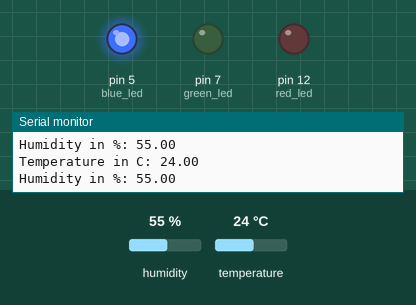
Bench run of a sketch on a simulated Arduino Uno, built with avr-gcc and run on an emulated ATmega328P. Shown: output pins drawn as LEDs (lit = HIGH), the last lines printed to the serial monitor. The inputs (shaded band) are chosen by the test bench; at power-on: temperature 24 °C, humidity 55 %.

Above: at 2.8 s.
2.9 s: temperature set to 39.7 °C
5.6 s: temperature set to 40.8 °C
At 7.4 s:
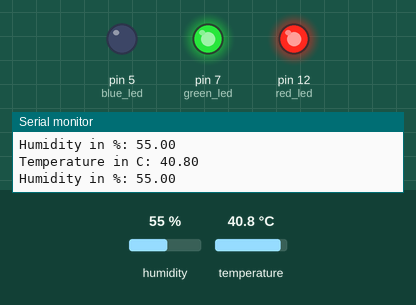
8.3 s: temperature set to 12 °C
At 11.2 s:
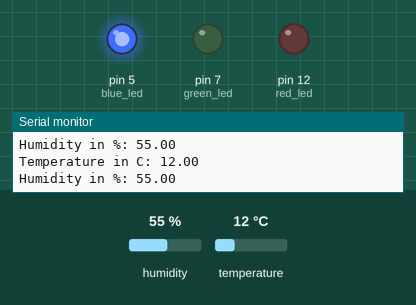
11.5 s: temperature set to 41 °C
At 13.1 s:
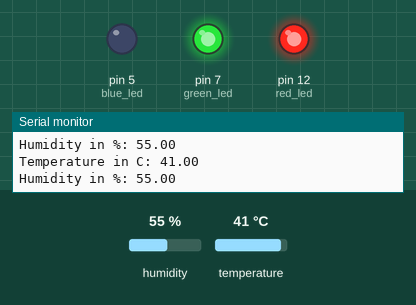
Timing chart, 0 to 14.6 s (numbered marks = the images above; inputs shaded):
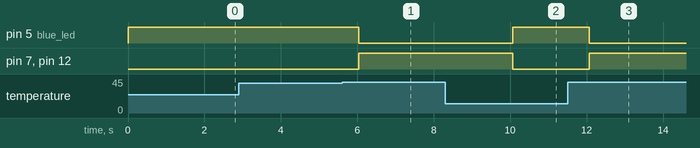

Measured:
- the behaviour switches between 40 and 40.1 °C on temperature (found by bisection; images 0 and 1)
- after the input at 5.6 s, pin 5 (blue_led): HIGH → LOW after 0.44 s; pin 7 (green_led), pin 12 (red_led): LOW → HIGH after 0.44 s
- after the input at 8.3 s, pin 5 (blue_led): LOW → HIGH after 1.8 s; pin 7 (green_led), pin 12 (red_led): HIGH → LOW after 1.8 s
- after the input at 11.5 s, pin 5 (blue_led): HIGH → LOW after 0.57 s; pin 7 (green_led), pin 12 (red_led): LOW → HIGH after 0.57 s

The sketch:

sketch.ino
```cpp
#define red_led 12
#define green_led 7
#define blue_led 5
#define dht_pin 10
#include "DHT.h"
float temp  = 0.0;
float hum= 0.0;
DHT my_dht(dht_pin, DHT22);
void setup() {

  my_dht.begin(); // we need to active it. must
  Serial.begin(9600); //must to activate the serial monitor
  pinMode(red_led, OUTPUT);
  pinMode(green_led, OUTPUT);
  pinMode(blue_led, OUTPUT);
  pinMode(dht_pin, INPUT);


}

void loop() {
  temp = my_dht.readTemperature();
  hum = my_dht.readHumidity();
  Serial.print("Temperature in C: ");
  Serial.println(temp);
  Serial.print("Humidity in %: ");
  Serial.println(hum);
  if (temp<=40)
{
  digitalWrite(blue_led, HIGH);
  digitalWrite(red_led, LOW);
  digitalWrite(green_led, LOW);
}
else if (temp<=60)
{
  digitalWrite(blue_led, LOW);
  digitalWrite(red_led, HIGH);
  digitalWrite(green_led, HIGH);
}
else
{
  digitalWrite(blue_led, LOW);
  digitalWrite(red_led, HIGH);
  digitalWrite(green_led, LOW);
}
  delay(400);

}
```
